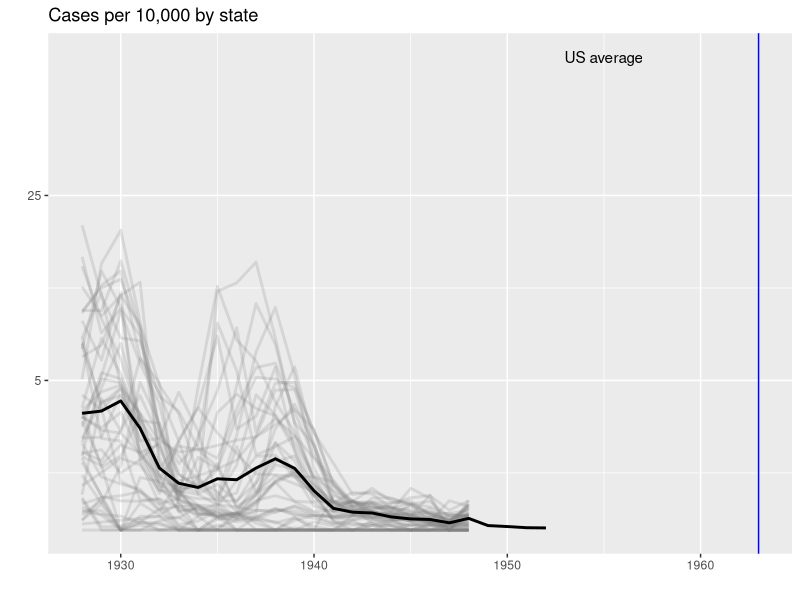

Reproduce this figure in R.
library(dplyr)
library(ggplot2)
library(dslabs)
library(RColorBrewer)
data(us_contagious_diseases)

the_disease = "Smallpox"
dat <- us_contagious_diseases %>%
  filter(!state%in%c("Hawaii","Alaska") & disease == the_disease & weeks_reporting>=10) %>%
  mutate(rate = count / population * 10000) %>%
  mutate(state = reorder(state, rate))

avg <- us_contagious_diseases %>%
  filter(disease==the_disease) %>% group_by(year) %>%
  summarize(us_rate = sum(count, na.rm=TRUE)/sum(population, na.rm=TRUE)*10000)

dat %>% ggplot() +
  geom_line(aes(year, rate, group = state),  color = "grey50", 
            show.legend = FALSE, alpha = 0.2, size = 1) +
  geom_line(mapping = aes(year, us_rate),  data = avg, size = 1, color = "black") +
  scale_y_continuous(trans = "sqrt", breaks = c(5,25,125,300)) + 
  ggtitle("Cases per 10,000 by state") + 
  xlab("") + 
  ylab("") +
  geom_text(data = data.frame(x=1955, y=50), mapping = aes(x, y, label="US average"), color="black") + 
  geom_vline(xintercept=1963, col = "blue")
